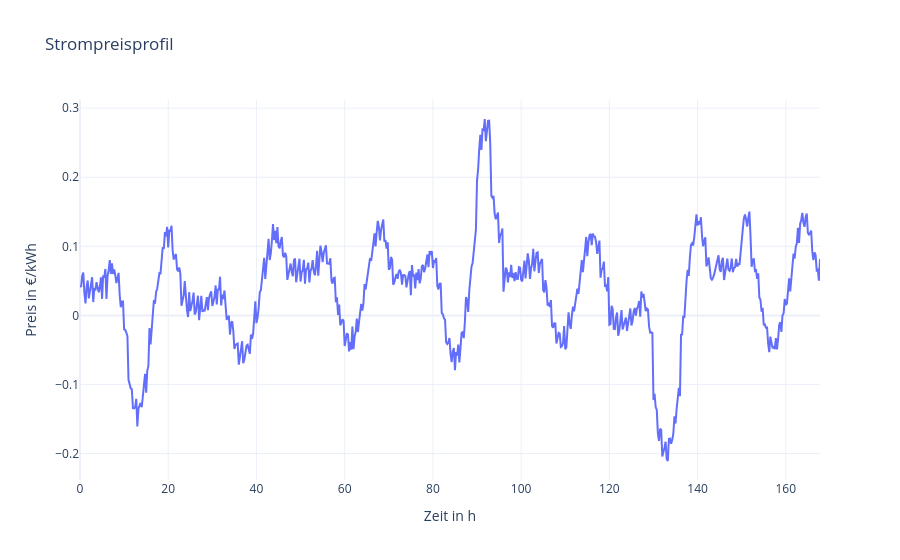

The notebook cell saved with this chart:
### Code cell
# Kurzer Blick auf das Preisprofil
fig = go.Figure()
fig.add_trace(
    go.Scatter(
        x=price_data["time_h"],
        y=price_data["price_eur_per_kWh"],
        mode="lines",
        name="Preis"
    )
)

fig.update_layout(
    title="Strompreisprofil",
    xaxis_title="Zeit in h",
    yaxis_title="Preis in €/kWh",
    template="plotly_white"
)

fig.show()

### Figure 1 — Plotly figure (JSON) as saved in the notebook; plotly's stock layout.template omitted (floating-point values rounded to 4 significant figures; data arrays with more than 128 entries replaced by an {"elided": "..."} marker saying what was removed)
{"data": [{"mode": "lines", "name": "Preis", "type": "scatter", "x": {"elided": "672 float values"}, "y": {"elided": "672 float values"}}], "layout": {"title": {"text": "Strompreisprofil"}, "xaxis": {"title": {"text": "Zeit in h"}}, "yaxis": {"title": {"text": "Preis in €/kWh"}}}}
